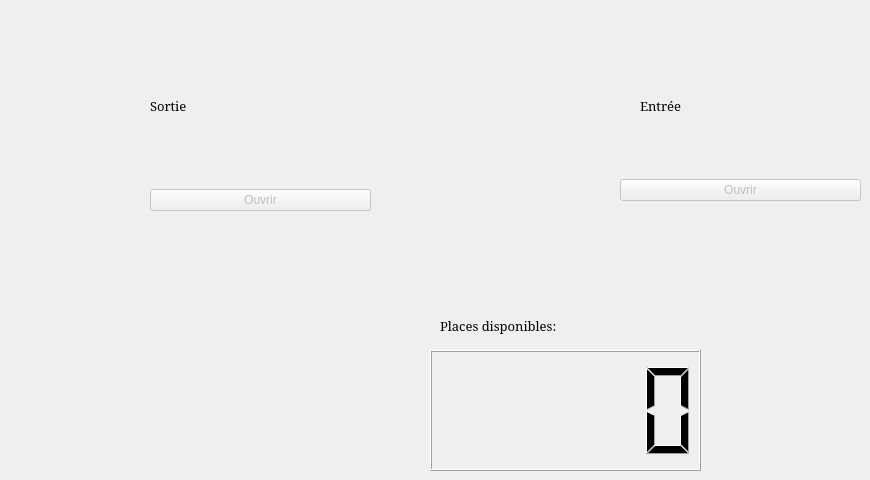
    <widget class="QWidget" name="tab_8">
     <attribute name="title">
      <string>parking</string>
     </attribute>
     <widget class="QLCDNumber" name="lcdNumber">
      <property name="geometry">
       <rect>
        <x>430</x>
        <y>350</y>
        <width>271</width>
        <height>121</height>
       </rect>
      </property>
     </widget>
     <widget class="QLabel" name="label_2">
      <property name="geometry">
       <rect>
        <x>440</x>
        <y>310</y>
        <width>211</width>
        <height>31</height>
       </rect>
      </property>
      <property name="font">
       <font>
        <family>Elephant</family>
        <pointsize>10</pointsize>
       </font>
      </property>
      <property name="text">
       <string>Places disponibles:</string>
      </property>
     </widget>
     <widget class="QWidget" name="verticalLayoutWidget">
      <property name="geometry">
       <rect>
        <x>150</x>
        <y>140</y>
        <width>221</width>
        <height>121</height>
       </rect>
      </property>
      <layout class="QVBoxLayout" name="verticalLayout">
       <item>
        <widget class="QPushButton" name="ouvrir">
         <property name="enabled">
          <bool>false</bool>
         </property>
         <property name="text">
          <string>Ouvrir</string>
         </property>
        </widget>
       </item>
      </layout>
     </widget>
     <widget class="QWidget" name="verticalLayoutWidget_2">
      <property name="geometry">
       <rect>
        <x>620</x>
        <y>130</y>
        <width>241</width>
        <height>121</height>
       </rect>
      </property>
      <layout class="QVBoxLayout" name="verticalLayout_2">
       <item>
        <widget class="QPushButton" name="ouvrir_2">
         <property name="enabled">
          <bool>false</bool>
         </property>
         <property name="text">
          <string>Ouvrir</string>
         </property>
        </widget>
       </item>
      </layout>
     </widget>
     <widget class="QLabel" name="label_6">
      <property name="geometry">
       <rect>
        <x>150</x>
        <y>90</y>
        <width>171</width>
        <height>31</height>
       </rect>
      </property>
      <property name="font">
       <font>
        <family>Elephant</family>
        <pointsize>10</pointsize>
       </font>
      </property>
      <property name="text">
       <string>Sortie</string>
      </property>
     </widget>
     <widget class="QLabel" name="label_7">
      <property name="geometry">
       <rect>
        <x>640</x>
        <y>90</y>
        <width>171</width>
        <height>31</height>
       </rect>
      </property>
      <property name="font">
       <font>
        <family>Elephant</family>
        <pointsize>10</pointsize>
       </font>
      </property>
      <property name="text">
       <string>Entrée</string>
      </property>
     </widget>
    </widget>
